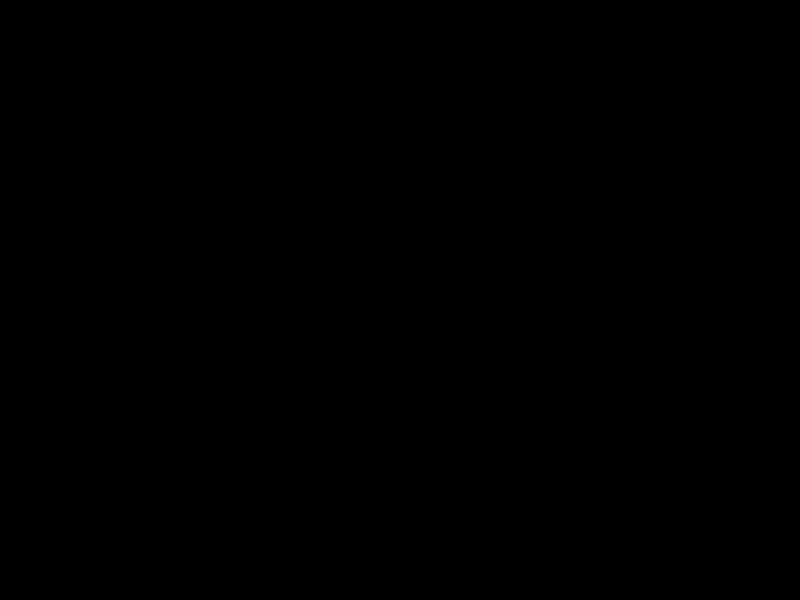
Frame 1 (no input)
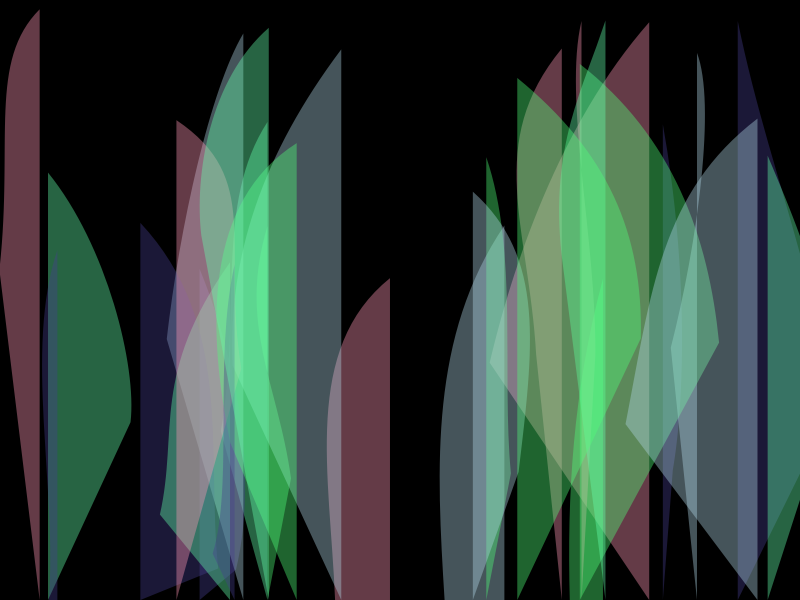
Frame 60 (the mouse pressed at the canvas centre just before this capture)
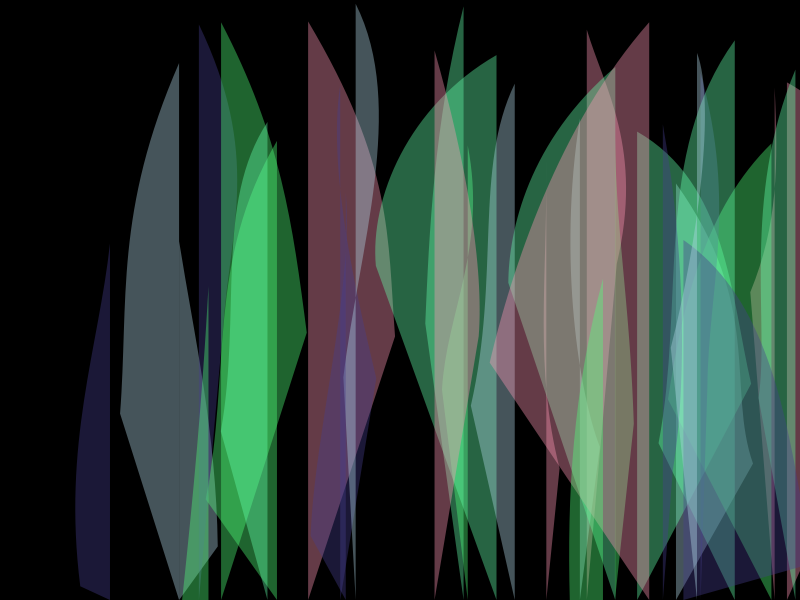
Frame 120 (the mouse held since frame 60 and released just before this capture)

The Processing sketch that drew these frames (run headless with seeded random() and noise(); from frame 60 on, the mouse is pressed at the canvas centre):

// Processing sketch: Jillian_Wittenberg
// ── Jillian_Wittenberg.pde
// Aurora Borealis

// Array to store the aurora shapes
ArrayList<AuroraShape> auroraShapes;

// Define colours for the aurora shapes with transparency to look more natural
color[] colors = {
  color(80, 255, 120, 100),
  color(100, 255, 170, 100),
  color(175, 215, 230, 100),
  color(255, 150, 180, 100), 
  color(70, 60, 140, 100)
};

// Frame duration before an aurora shape fades out
int displayDuration = 60;

void setup() {
  size(800, 600);  // Canvas size
  noStroke();      // Disable outlines for the aurora shapes
  auroraShapes = new ArrayList<AuroraShape>(); // Make the list for the aurora shapes
}

void draw() {
  // Make a semi-transparent background for a fading effect
  background(0, 20); 

  // Add new aurora shapes every 10 frames
  if (frameCount % 10 == 0) {
    for (int i = 0; i < 5; i++) { 
      // Make a new aurora shape with random x and y positions and a colour
      auroraShapes.add(new AuroraShape(random(width), random(height / 2), colors[i % colors.length]));
    }
  }

  // Draw and remove expired aurora shapes
  // Remove shapes from the list in reverse order to avoid issues
  for (int i = auroraShapes.size() - 1; i >= 0; i--) {
    AuroraShape shape = auroraShapes.get(i);
    shape.draw(); // Draw the aurora shape
    if (shape.isExpired()) {
      auroraShapes.remove(i); // Remove the shape if its duration is done
    }
  }
}

// Class to define aurora shapes
class AuroraShape {
  // Starting point of the aurora shape
  float x, y;

  // Control point offsets for creating the Bezier curve
  float x2Offset, y2Offset, x3Offset, y3Offset, x4Offset, y4Offset;

  // Colour of the aurora shape
  color shapeColor;

  // The frame when this shape was made
  int createTime;

  // Make an aurora shape with position, colour, and offsets
  AuroraShape(float x, float y, color shapeColor) {
    this.x = x; // X position
    this.y = y; // Y position
    this.shapeColor = shapeColor; // Colour of the shape
    this.createTime = frameCount; // Frame when the shape was made

    // Generate random offsets for the Bezier curve's control points and determine their curvature
    x2Offset = random(-100, 100);
    y2Offset = random(50, 150);
    x3Offset = random(-50, 50);
    y3Offset = random(50, 150);
    x4Offset = random(-30, 30);
    y4Offset = random(50, 150);
  }

  // Draws the aurora shape on the canvas
  void draw() {
    fill(shapeColor); // Colour for the shape
    beginShape(); // Start defining the shape
    vertex(x, y); // Starting point of the shape
    bezierVertex(
      x + x2Offset, y + y2Offset, // First point
      x + x2Offset + x3Offset, y + y2Offset + y3Offset, // Second point
      x + x2Offset + x3Offset + x4Offset, y + y2Offset + y3Offset + y4Offset // End point
    );
    vertex(x, height); // Close the shape at the starting x position
    endShape(CLOSE); // Complete the shape
  }

  // Checks if the aurora shape's duration has expired
  boolean isExpired() {
    // Return true if the shape has existed longer than the display duration
    return frameCount - createTime > displayDuration;
  }
}
